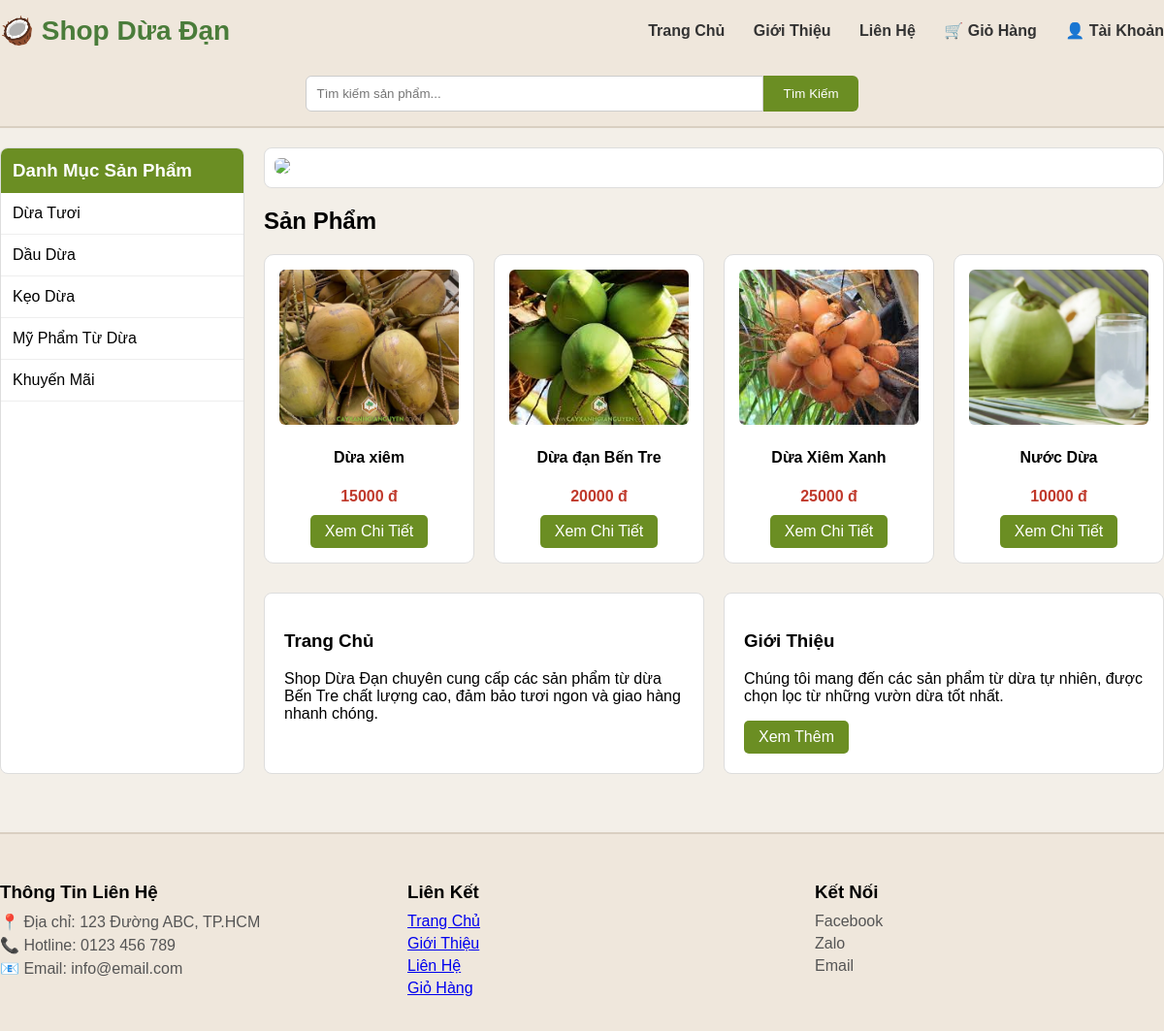
Before: / with the older database file.
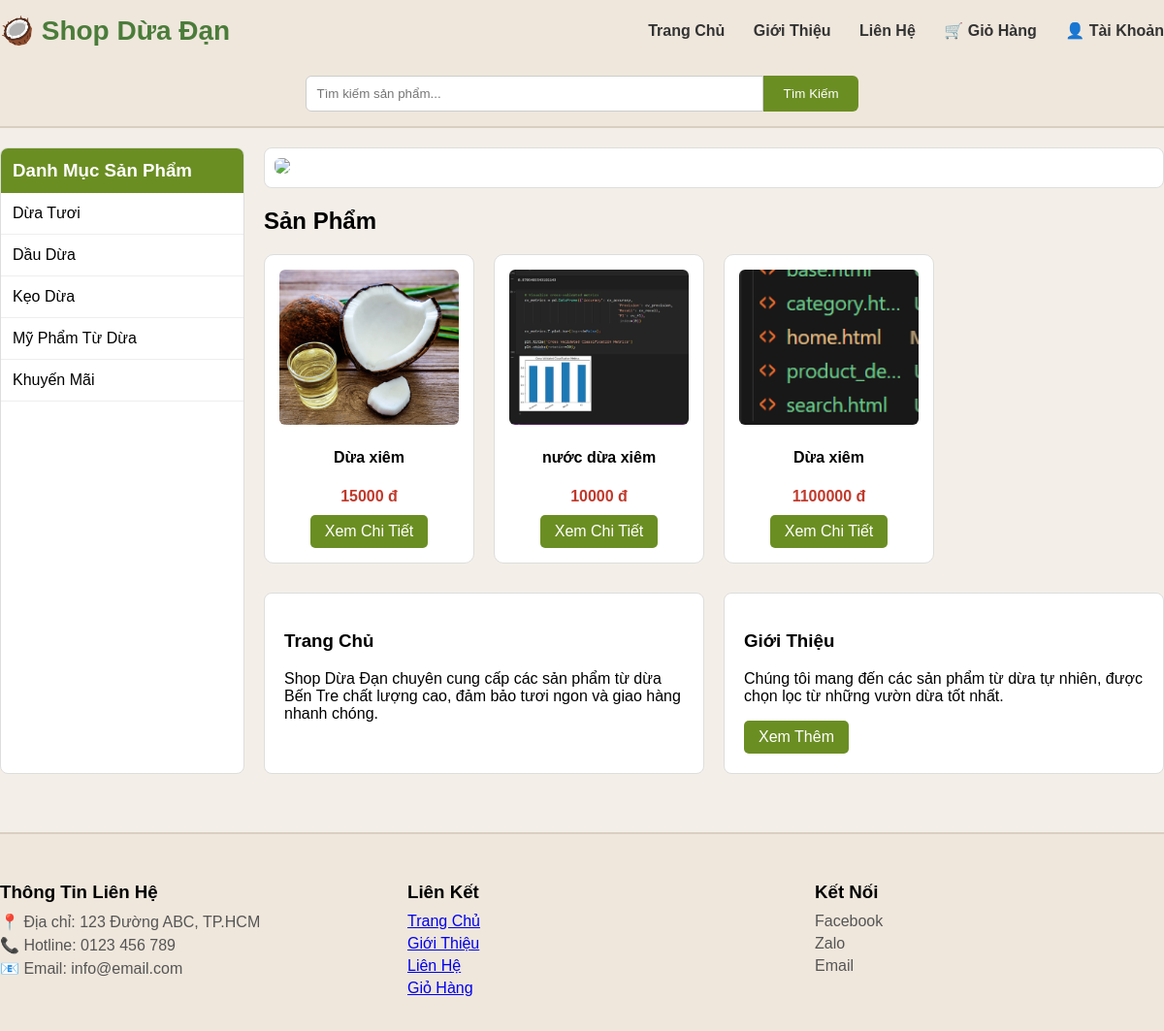
After: the same page with the newer database file.
### store/models.py (models this page shows, shortened)
class Product(models.Model):
    name = models.CharField(max_length=200)
    price = models.IntegerField()
    description = models.TextField()
    image = models.ImageField(upload_to='products/')
    category = models.ForeignKey(
        Category,
        on_delete=models.CASCADE,
        related_name='products',
        null=True,
        blank=True
    )

### store/views.py (the view)
# urls.py: path('', views.home, name='home'),
def home(request):
    products = Product.objects.all()
    categories = Category.objects.filter(parent=None)
    return render(request,'home.html',{
        'products':products,
        'categories':categories
    })

### store/templates/home.html (shortened to what this page needs)
{% extends "base.html" %}
{% block content %}
<div class="main-layout">
<div class="sidebar">
<h3>Danh Mục Sản Phẩm</h3>
<ul>
<li>Dừa Tươi</li>
<li>Dầu Dừa</li>
<li>Kẹo Dừa</li>
<li>Mỹ Phẩm Từ Dừa</li>
<li>Khuyến Mãi</li>
</ul>
</div>
<div class="content">
<div class="banner">
<img src="https://cdn.tgdd.vn/Files/2019/06/03/1172018/loi-ich-tuyet-voi-cua-dua-tuoi-201906031509137465.jpg">
</div>
<h2 class="section-title">Sản Phẩm</h2>
<div class="products">
{% for product in products %}
<div class="product">
<a href="{% url 'product_detail' product.id %}">
<img src="{{ product.image.url }}">
</a>
<h4>{{ product.name }}</h4>
<p class="price">{{ product.price }} đ</p>
<a class="btn" href="{% url 'product_detail' product.id %}">
Xem Chi Tiết
</a>
</div>
{% endfor %}
</div>
<div class="info">
<div class="info-box">
<h3>Trang Chủ</h3>
<p>
Shop Dừa Đạn chuyên cung cấp các sản phẩm từ dừa Bến Tre
chất lượng cao, đảm bảo tươi ngon và giao hàng nhanh chóng.
</p>
</div>
<div class="info-box">
<h3>Giới Thiệu</h3>
<p>
Chúng tôi mang đến các sản phẩm từ dừa tự nhiên,
được chọn lọc từ những vườn dừa tốt nhất.
</p>
<a class="btn" href="/about/">Xem Thêm</a>
</div>
</div>
</div>
</div>
{% endblock %}

### store/templates/base.html (shortened to what this page needs)
{% load static %}
<!DOCTYPE html>
<html lang="vi">
<head>
</head>
<body>
<header>
<div class="container">
<div class="top-bar">
<div class="logo">
🥥 Shop Dừa Đạn
</div>
<div class="menu">
<a href="/">Trang Chủ</a>
<a href="/about/">Giới Thiệu</a>
<a href="/contact/">Liên Hệ</a>
<a href="/cart/">🛒 Giỏ Hàng</a>
{% if user.is_authenticated %}
<span>👤 {{user.username}}</span>
<a href="{% url 'logout' %}">Đăng Xuất</a>
{% else %}
<a href="/login/">👤 Tài Khoản</a>
{% endif %}
</div>
</div>
<div class="search-box">
<input type="text" placeholder="Tìm kiếm sản phẩm...">
<button>Tìm Kiếm</button>
</div>
</div>
</header>
<main class="container">
{% block content %}
{% endblock %}
</main>
<footer>
<div class="container">
<div class="footer-content">
<div class="footer-box">
<h3>Thông Tin Liên Hệ</h3>
<p>📍 Địa chỉ: 123 Đường ABC, TP.HCM</p>
<p>📞 Hotline: 0123 456 789</p>
<p>📧 Email: info@email.com</p>
</div>
<div class="footer-box">
<h3>Liên Kết</h3>
<p><a href="/">Trang Chủ</a></p>
<p><a href="/about/">Giới Thiệu</a></p>
<p><a href="/contact/">Liên Hệ</a></p>
<p><a href="/cart/">Giỏ Hàng</a></p>
</div>
<div class="footer-box">
<h3>Kết Nối</h3>
<p>Facebook</p>
<p>Zalo</p>
<p>Email</p>
</div>
</div>
</div>
</footer>
</body>
</html>

### store/templates/base.html (style rules this page uses)
body { margin:0; font-family:Arial, Helvetica, sans-serif; background:#f3efe8; }
.container { width:1200px; margin:auto; }
header { background:#efe7dc; border-bottom:2px solid #d9cfc1; }
.top-bar { display:flex; justify-content:space-between; align-items:center; padding:15px 0; }
.logo { font-size:28px; font-weight:bold; color:#4a7c3a; }
.menu a { text-decoration:none; margin-left:25px; color:#333; font-weight:bold; transition:0.3s; }
.search-box { display:flex; justify-content:center; padding:15px 0; }
.search-box input { width:450px; padding:10px; border:1px solid #ccc; border-radius:6px 0 0 6px; }
.search-box button { padding:10px 20px; border:none; background:#6b8e23; color:white; border-radius:0 6px 6px 0; cursor:pointer; }
main { min-height:500px; padding:20px 0; }
footer { background:#efe7dc; margin-top:40px; padding:30px 0; border-top:2px solid #d9cfc1; }
.footer-content { display:flex; justify-content:space-between; }
.footer-box { width:30%; }
.footer-box h3 { margin-bottom:10px; }
.footer-box p { margin:5px 0; color:#555; }

### store/templates/home.html (style rules this page uses)
.main-layout { display:flex; gap:20px; }
.sidebar { width:250px; background:white; border:1px solid #ddd; border-radius:8px; overflow:hidden; }
.sidebar h3 { background:#6b8e23; color:white; margin:0; padding:12px; }
.sidebar ul { list-style:none; margin:0; padding:0; }
.sidebar li { padding:12px; border-bottom:1px solid #eee; transition:0.3s; }
.content { flex:1; }
.banner { border:1px solid #ddd; border-radius:8px; padding:10px; margin-bottom:20px; background:white; }
.banner img { width:100%; border-radius:6px; }
.section-title { font-size:24px; margin:20px 0; }
.products { display:grid; grid-template-columns:repeat(4,1fr); gap:20px; }
.product { background:white; border:1px solid #ddd; border-radius:10px; padding:15px; text-align:center; transition:0.3s; }
.product img { width:100%; height:160px; object-fit:cover; border-radius:6px; }
.price { color:#c0392b; font-weight:bold; margin:10px 0; }
.btn { display:inline-block; background:#6b8e23; color:white; padding:8px 15px; text-decoration:none; border-radius:5px; }
.info { display:flex; gap:20px; margin-top:30px; }
.info-box { flex:1; background:white; padding:20px; border-radius:8px; border:1px solid #ddd; }

Changed rows visible on the page:
removed Product: image (picture), name "Dừa đạn Bến Tre", price "20000"
removed Product: image (picture), name "Nước Dừa", price "10000"
changed Product (number 1 of 3 on the later page): image: a different picture
changed Product: image: a different picture; name "Dừa Xiêm Xanh" → "nước dừa xiêm"; price "25000" → "10000"
added Product: image (picture), name "Dừa xiêm", price "1100000"
